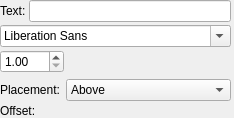
       <widget class="QWidget" name="endWidget" native="true">
        <property name="sizePolicy">
         <sizepolicy hsizetype="Expanding" vsizetype="Preferred">
          <horstretch>0</horstretch>
          <verstretch>0</verstretch>
         </sizepolicy>
        </property>
        <layout class="QGridLayout" name="gridLayout_4">
         <property name="leftMargin">
          <number>0</number>
         </property>
         <property name="topMargin">
          <number>0</number>
         </property>
         <property name="rightMargin">
          <number>0</number>
         </property>
         <property name="bottomMargin">
          <number>0</number>
         </property>
         <property name="spacing">
          <number>3</number>
         </property>
         <item row="7" column="0">
          <widget class="QLabel" name="label_16">
           <property name="text">
            <string>Offset:</string>
           </property>
           <property name="alignment">
            <set>Qt::AlignLeading|Qt::AlignLeft|Qt::AlignVCenter</set>
           </property>
           <property name="buddy">
            <cstring>endTextOffset</cstring>
           </property>
          </widget>
         </item>
         <item row="4" column="3">
          <widget class="Ms::ResetButton" name="resetEndFontStyle" native="true">
           <property name="sizePolicy">
            <sizepolicy hsizetype="Fixed" vsizetype="Preferred">
             <horstretch>0</horstretch>
             <verstretch>0</verstretch>
            </sizepolicy>
           </property>
           <property name="accessibleName">
            <string>Reset 'Font style' values</string>
           </property>
          </widget>
         </item>
         <item row="6" column="2">
          <widget class="QComboBox" name="endTextPlacement">
           <property name="sizePolicy">
            <sizepolicy hsizetype="Expanding" vsizetype="Fixed">
             <horstretch>0</horstretch>
             <verstretch>0</verstretch>
            </sizepolicy>
           </property>
           <property name="accessibleName">
            <string>Placement</string>
           </property>
           <item>
            <property name="text">
             <string>Above</string>
            </property>
           </item>
           <item>
            <property name="text">
             <string>Below</string>
            </property>
           </item>
          </widget>
         </item>
         <item row="7" column="3">
          <widget class="Ms::ResetButton" name="resetEndTextOffset" native="true">
           <property name="sizePolicy">
            <sizepolicy hsizetype="Fixed" vsizetype="Preferred">
             <horstretch>0</horstretch>
             <verstretch>0</verstretch>
            </sizepolicy>
           </property>
           <property name="accessibleName">
            <string>Reset 'Offset' values</string>
           </property>
          </widget>
         </item>
         <item row="5" column="3">
          <widget class="Ms::ResetButton" name="resetEndTextAlign" native="true">
           <property name="sizePolicy">
            <sizepolicy hsizetype="Fixed" vsizetype="Preferred">
             <horstretch>0</horstretch>
             <verstretch>0</verstretch>
            </sizepolicy>
           </property>
           <property name="accessibleName">
            <string>Reset 'Alignment' values</string>
           </property>
          </widget>
         </item>
         <item row="6" column="3">
          <widget class="Ms::ResetButton" name="resetEndTextPlacement" native="true">
           <property name="sizePolicy">
            <sizepolicy hsizetype="Fixed" vsizetype="Preferred">
             <horstretch>0</horstretch>
             <verstretch>0</verstretch>
            </sizepolicy>
           </property>
           <property name="accessibleName">
            <string>Reset 'Placement' value</string>
           </property>
          </widget>
         </item>
         <item row="0" column="3">
          <widget class="Ms::ResetButton" name="resetEndText" native="true">
           <property name="sizePolicy">
            <sizepolicy hsizetype="Fixed" vsizetype="Preferred">
             <horstretch>0</horstretch>
             <verstretch>0</verstretch>
            </sizepolicy>
           </property>
           <property name="accessibleName">
            <string>Reset 'Text' value</string>
           </property>
          </widget>
         </item>
         <item row="2" column="3">
          <widget class="Ms::ResetButton" name="resetEndFontFace" native="true">
           <property name="accessibleName">
            <string>Reset 'Font face' value</string>
           </property>
          </widget>
         </item>
         <item row="7" column="2">
          <widget class="Ms::OffsetSelect" name="endTextOffset" native="true">
           <property name="sizePolicy">
            <sizepolicy hsizetype="Expanding" vsizetype="Preferred">
             <horstretch>0</horstretch>
             <verstretch>0</verstretch>
            </sizepolicy>
           </property>
           <property name="accessibleName">
            <string>Offset</string>
           </property>
          </widget>
         </item>
         <item row="6" column="0">
          <widget class="QLabel" name="label_22">
           <property name="text">
            <string>Placement:</string>
           </property>
           <property name="alignment">
            <set>Qt::AlignLeading|Qt::AlignLeft|Qt::AlignVCenter</set>
           </property>
           <property name="buddy">
            <cstring>endTextPlacement</cstring>
           </property>
          </widget>
         </item>
         <item row="0" column="0" colspan="3">
          <layout class="QHBoxLayout" name="horizontalLayout_8">
           <item>
            <widget class="QLabel" name="label_18">
             <property name="text">
              <string>Text:</string>
             </property>
             <property name="alignment">
              <set>Qt::AlignLeading|Qt::AlignLeft|Qt::AlignVCenter</set>
             </property>
             <property name="buddy">
              <cstring>endText</cstring>
             </property>
            </widget>
           </item>
           <item>
            <widget class="QLineEdit" name="endText">
             <property name="sizePolicy">
              <sizepolicy hsizetype="Expanding" vsizetype="Fixed">
               <horstretch>0</horstretch>
               <verstretch>0</verstretch>
              </sizepolicy>
             </property>
             <property name="accessibleName">
              <string>End text</string>
             </property>
            </widget>
           </item>
          </layout>
         </item>
         <item row="2" column="0" colspan="3">
          <widget class="QFontComboBox" name="endFontFace">
           <property name="sizePolicy">
            <sizepolicy hsizetype="Expanding" vsizetype="Fixed">
             <horstretch>0</horstretch>
             <verstretch>0</verstretch>
            </sizepolicy>
           </property>
           <property name="minimumSize">
            <size>
             <width>150</width>
             <height>0</height>
            </size>
           </property>
           <property name="accessibleName">
            <string>Font face</string>
           </property>
          </widget>
         </item>
         <item row="4" column="0" colspan="3">
          <layout class="QHBoxLayout" name="horizontalLayout_5">
           <item>
            <widget class="QDoubleSpinBox" name="endFontSize">
             <property name="accessibleName">
              <string>Font size</string>
             </property>
             <property name="minimum">
              <double>1.000000000000000</double>
             </property>
             <property name="maximum">
              <double>512.000000000000000</double>
             </property>
            </widget>
           </item>
           <item>
            <widget class="Ms::ResetButton" name="resetEndFontSize" native="true">
             <property name="sizePolicy">
              <sizepolicy hsizetype="Fixed" vsizetype="Preferred">
               <horstretch>0</horstretch>
               <verstretch>0</verstretch>
              </sizepolicy>
             </property>
             <property name="accessibleName">
              <string>Reset 'Font size' value</string>
             </property>
            </widget>
           </item>
           <item>
            <spacer name="horizontalSpacer_4">
             <property name="orientation">
              <enum>Qt::Horizontal</enum>
             </property>
             <property name="sizeHint" stdset="0">
              <size>
               <width>0</width>
               <height>0</height>
              </size>
             </property>
            </spacer>
           </item>
           <item>
            <widget class="Ms::FontStyleSelect" name="endFontStyle" native="true">
             <property name="accessibleName">
              <string>Font style</string>
             </property>
            </widget>
           </item>
          </layout>
         </item>
         <item row="5" column="0" colspan="3">
          <widget class="Ms::AlignSelect" name="endTextAlign" native="true">
           <property name="sizePolicy">
            <sizepolicy hsizetype="Expanding" vsizetype="Preferred">
             <horstretch>0</horstretch>
             <verstretch>0</verstretch>
            </sizepolicy>
           </property>
           <property name="toolTip">
            <string>Text alignment</string>
           </property>
           <property name="accessibleName">
            <string>Alignment</string>
           </property>
          </widget>
         </item>
        </layout>
       </widget>
